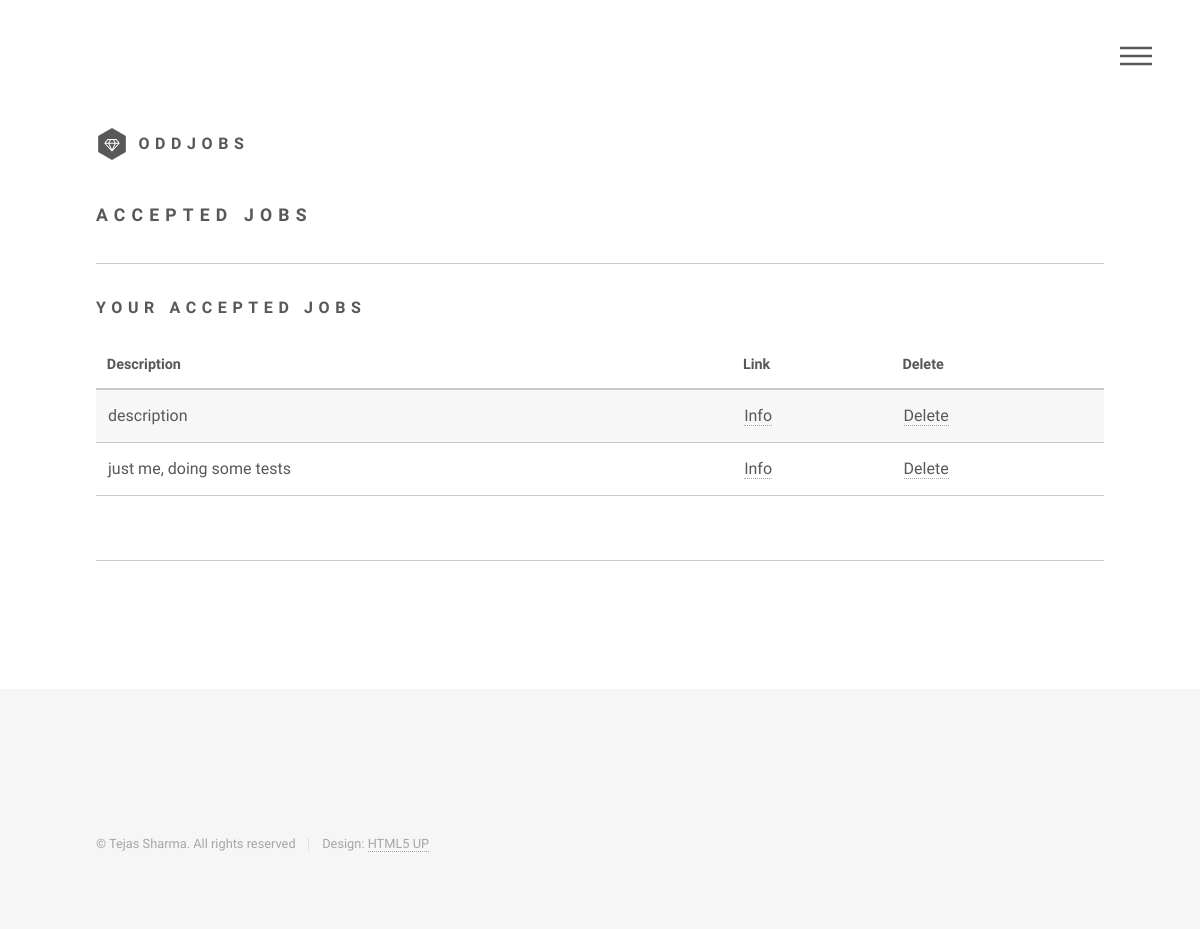
The app's page /accepted_jobs (signed in), older data.
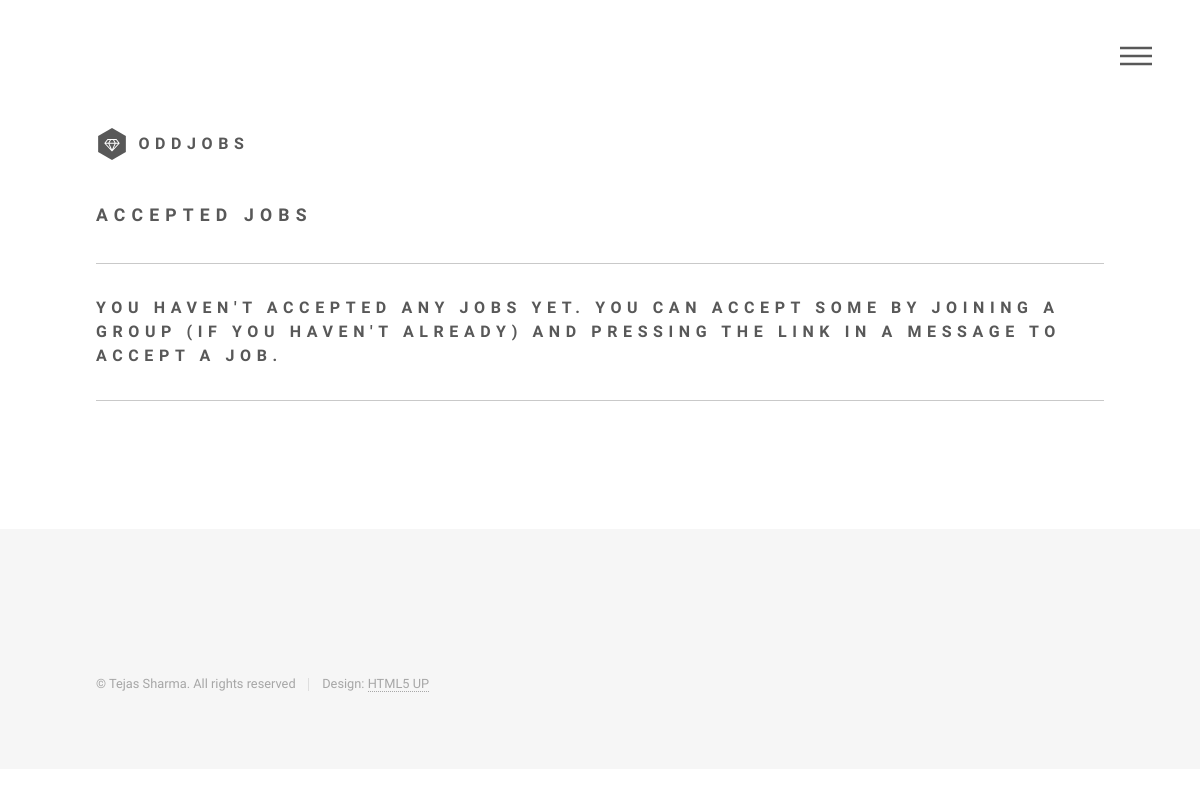
The same page, newer data.
### app/models.py (models this page shows, shortened)
class Job(db.Model):
    id = db.Column(db.Integer, primary_key=True, autoincrement=True)
    employer_id = db.Column(db.Integer, db.ForeignKey('user.id'))
    employee_id = db.Column(db.Integer, db.ForeignKey('user.id'))
    description = db.Column(db.String())
    compensation = db.Column(db.String())
    location = db.Column(db.String())
    category_id = db.Column(db.Integer, db.ForeignKey('category.id'))
    group_id = db.Column(db.Integer, db.ForeignKey('group.id'))
    timestamp = db.Column(db.DateTime, default=datetime.datetime.utcnow)
    accept_time = db.Column(db.DateTime, default=None)
    employer = db.relationship('User', foreign_keys=[employer_id], backref='submitted_jobs')
    employee = db.relationship('User', foreign_keys=[employee_id], backref='accepted_jobs')

### app/views.py (the view)
@app.route('/accepted_jobs')
def accepted_jobs():
	user = models.User.query.get(session['user_id']) if 'user_id' in session else None
	if user is None:
		return redirect(url_for('login_required', reason='submitted_jobs'))
	jobs = user.accepted_jobs
	return render_template("accepted_jobs.html",
						   user=user,
						   jobs=jobs,
						   logged_in='user_id' in session)

### app/templates/accepted_jobs.html (shortened to what this page needs)
{% extends "base.html" %}
{% block page_source %}
<div id="main">
    <div class="inner">
        <section>
            <h2>Accepted Jobs</h2>
            <hr />
            {% if jobs %}
            <h3>Your accepted jobs</h3>
            <div class="table-wrapper">
                <table>
                    <thead>
                        <tr>
                            <th>Description</th>
                            <th>Link</th>
                            <th>Delete</th>
                        </tr>
                    </thead>
                    <tbody>
                        {% for job in jobs %}
                        <tr>
                            <td>{{ job.description }}</td>
                            <td><a href="/job_info/{{ job.id }}">Info</a></td>
                            <td><a href="/">Delete</a></td>
                        </tr>
                        {% endfor %}
                    </tbody>
                </table>
            </div>
            {% else %}
            <h3>You haven't accepted any jobs yet. You can accept some by joining a group (if you haven't already) and pressing the link in a message to accept a job.<h3>
            {% endif %}
            <hr />
        </section>
    </div>
</div>
{% endblock %}

Row changes from the older to the newer data that the page shows:
removed Job: description "description"
removed Job: description "just me, doing some tests"
Text that changed along with them:
text no longer shown: "YOUR ACCEPTED JOBS Description Link Delete"
text now shown: "YOU HAVEN'T ACCEPTED ANY JOBS YET. YOU CAN ACCEPT SOME BY JOINING A GROUP (IF YOU HAVEN'T ALREADY) AND PRESSING THE LINK IN A MESSAGE TO ACCEPT A JOB."
